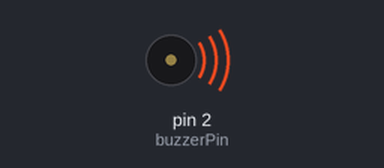
This sketch was run on a simulated Arduino Uno, built with avr-gcc and run on an emulated ATmega328P. On the bench: buzzer (waves = sounding).

Above: at 2.2 s.
At 5.12 s:
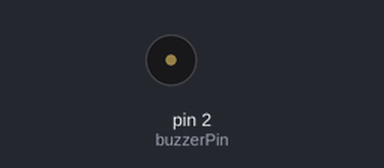
Timing chart, 0 to 7.4 s (numbered marks = the images above):
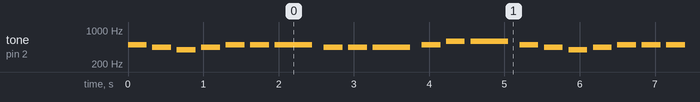

Measured:
- by itself, tone on pin 2 (buzzerPin): plays 494 Hz for 0.25 s, 440 Hz for 0.25 s, 392 Hz for 0.25 s, 440 Hz for 0.25 s, 494 Hz for 0.25 s, 494 Hz for 0.25 s … (299 notes in this stretch)

The sketch:

Arduino-Melody.ino
```cpp
/*
  Based on Tom Igoe's code
  http://www.arduino.cc/en/Tutorial/Tone
*/

#include "pitches.h"

#define buzzerPin 2

// notes in the melody:
// use 0 for a rest
// put each measure on i/ts own line
int melody[] = {
  NOTE_B4, NOTE_A4, NOTE_G4, NOTE_A4,
  NOTE_B4, NOTE_B4, NOTE_B4,
  NOTE_A4, NOTE_A4, NOTE_A4,
  NOTE_B4, NOTE_D5, NOTE_D5,
  NOTE_B4, NOTE_A4, NOTE_G4, NOTE_A4,
  NOTE_B4, NOTE_B4, NOTE_B4, NOTE_B4,
  NOTE_A4, NOTE_A4, NOTE_B4, NOTE_A4,
  NOTE_G4, 0, 0

};

// note durations: 1 = whole note, 4 = quarter note, 8 = eighth note, etc.:
// be sure each note or rest in the melody above has a corresponding duration below
// put each measure on its own line
int noteDurations[] = {
  4, 4, 4, 4,
  4, 4, 2,
  4, 4, 2,
  4, 4, 2,
  4, 4, 4, 4,
  4, 4, 4, 4,
  4, 4, 4, 4,
  2, 4, 4
};

// set the tempo
// a tempo of 60 is one beat per second
// a tempo of 120 would be twice as fast
int beatsPerMinute = 60;

void setup() {

}

void loop() {
  // iterate over the notes of the melody:
  int len = sizeof(melody)/sizeof(melody[0]);
  for (int thisNote = 0; thisNote < len; thisNote++) {

    // to calculate the note duration, take one second divided by the note type.
    //e.g. quarter note = 1000 / 4, eighth note = 1000/8, etc.
    int noteDuration = static_cast<int>(1000 / noteDurations[thisNote] * 60 / beatsPerMinute);
    tone(buzzerPin, melody[thisNote], noteDuration);

    // to distinguish the notes, set a minimum time between them.
    // the note's duration + 30% seems to work well:
    int pauseBetweenNotes = noteDuration * 1.30;
    delay(pauseBetweenNotes);
    // stop the tone playing:
    noTone(buzzerPin);
  }
  // Pause before playing again
  delay(1000);
}
```

pitches.h
```cpp
/*************************************************
 * Public Constants
 *************************************************/

#define NOTE_B0  31
#define NOTE_C1  33
#define NOTE_CS1 35
#define NOTE_D1  37
#define NOTE_DS1 39
#define NOTE_E1  41
#define NOTE_F1  44
#define NOTE_FS1 46
#define NOTE_G1  49
#define NOTE_GS1 52
#define NOTE_A1  55
#define NOTE_AS1 58
#define NOTE_B1  62
#define NOTE_C2  65
#define NOTE_CS2 69
#define NOTE_D2  73
#define NOTE_DS2 78
#define NOTE_E2  82
#define NOTE_F2  87
#define NOTE_FS2 93
#define NOTE_G2  98
#define NOTE_GS2 104
#define NOTE_A2  110
#define NOTE_AS2 117
#define NOTE_B2  123
#define NOTE_C3  131
#define NOTE_CS3 139
#define NOTE_D3  147
#define NOTE_DS3 156
#define NOTE_E3  165
#define NOTE_F3  175
#define NOTE_FS3 185
#define NOTE_G3  196
#define NOTE_GS3 208
#define NOTE_A3  220
#define NOTE_AS3 233
#define NOTE_B3  247
#define NOTE_C4  262
#define NOTE_CS4 277
#define NOTE_D4  294
#define NOTE_DS4 311
#define NOTE_E4  330
#define NOTE_F4  349
#define NOTE_FS4 370
#define NOTE_G4  392
#define NOTE_GS4 415
#define NOTE_A4  440
#define NOTE_AS4 466
#define NOTE_B4  494
#define NOTE_C5  523
#define NOTE_CS5 554
#define NOTE_D5  587
#define NOTE_DS5 622
#define NOTE_E5  659
#define NOTE_F5  698
#define NOTE_FS5 740
#define NOTE_G5  784
#define NOTE_GS5 831
#define NOTE_A5  880
#define NOTE_AS5 932
#define NOTE_B5  988
#define NOTE_C6  1047
#define NOTE_CS6 1109
#define NOTE_D6  1175
#define NOTE_DS6 1245
#define NOTE_E6  1319
#define NOTE_F6  1397
#define NOTE_FS6 1480
#define NOTE_G6  1568
#define NOTE_GS6 1661
#define NOTE_A6  1760
#define NOTE_AS6 1865
#define NOTE_B6  1976
#define NOTE_C7  2093
#define NOTE_CS7 2217
#define NOTE_D7  2349
#define NOTE_DS7 2489
#define NOTE_E7  2637
#define NOTE_F7  2794
#define NOTE_FS7 2960
#define NOTE_G7  3136
#define NOTE_GS7 3322
#define NOTE_A7  3520
#define NOTE_AS7 3729
#define NOTE_B7  3951
#define NOTE_C8  4186
#define NOTE_CS8 4435
#define NOTE_D8  4699
#define NOTE_DS8 4978
```
